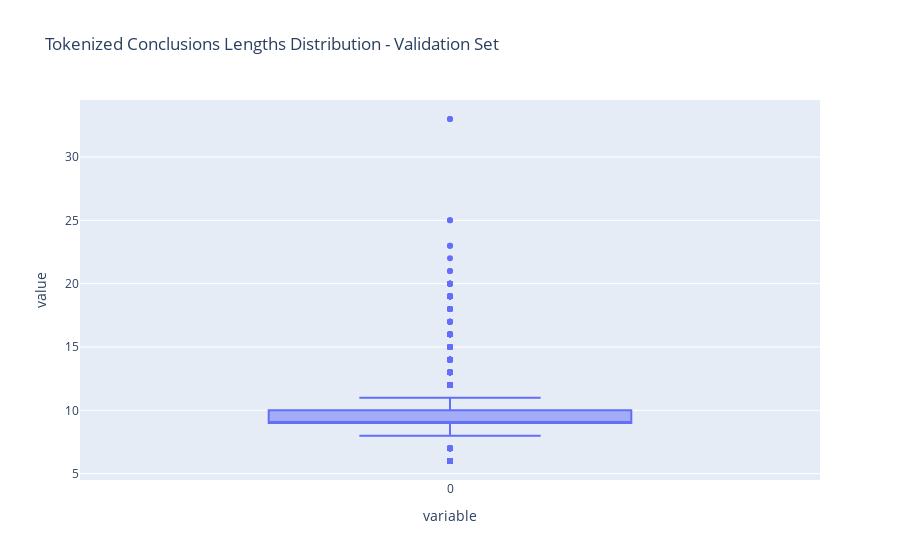

Notebook code for this chart:
### Code cell
vclengths = [len(tokenizer(x)["input_ids"]) for x in val_df_to_ds['conclusion']]
fig_inputs = px.box(list(vclengths),
                   title="Tokenized Conclusions Lengths Distribution - Validation Set")
fig_inputs.show()

### Figure 1 — Plotly figure (JSON) as saved in the notebook; plotly's stock layout.template omitted (floating-point values rounded to 4 significant figures; data arrays with more than 128 entries replaced by an {"elided": "..."} marker saying what was removed)
{"data": [{"alignmentgroup": "True", "hovertemplate": "variable=%{x}<br>value=%{y}<extra></extra>", "legendgroup": "", "marker": {"color": "#636efa"}, "name": "", "notched": false, "offsetgroup": "", "orientation": "v", "showlegend": false, "type": "box", "x": {"elided": "1896 str values"}, "x0": " ", "xaxis": "x", "y": {"elided": "1896 int values"}, "y0": " ", "yaxis": "y"}], "layout": {"boxmode": "group", "legend": {"tracegroupgap": 0}, "title": {"text": "Tokenized Conclusions Lengths Distribution - Validation Set"}, "xaxis": {"anchor": "y", "domain": [0, 1], "title": {"text": "variable"}}, "yaxis": {"anchor": "x", "domain": [0, 1], "title": {"text": "value"}}}}
